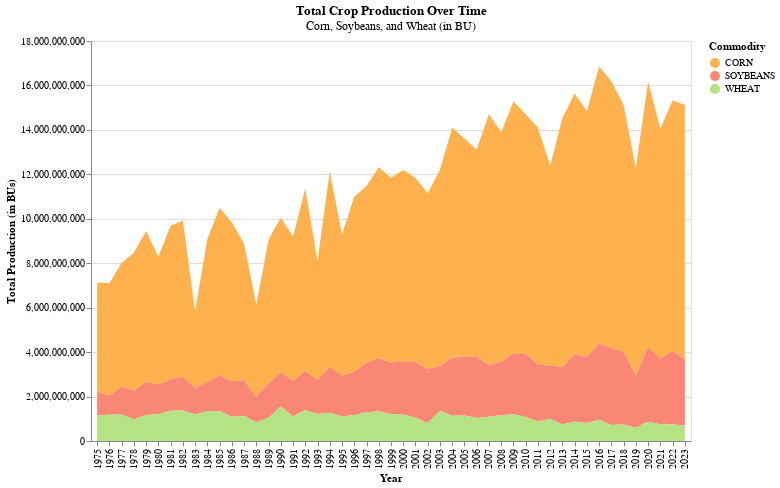

The cell this chart's notebook holds for it:
### Markdown cell above
## Total Production

### Code cell
db_name = 'field_crops.db'
table = 'midwest_key_field_crops_cleaned'

query = f"""
Select 
    commodity_desc,
    year, 
    sum(value) as total_prod
from {table} 
where short_desc != 'CORN, SILAGE - PRODUCTION, MEASURED IN TONS'
and asd_code != 99
and county_ansi != ""
and year >= 1975
group by 
    commodity_desc, year
"""

conn = sqlite3.connect(db_name) 
result = pd.read_sql(query, conn)


# colors for the commodities
color_scale = alt.Scale(domain=['CORN', 'SOYBEANS', 'WHEAT'],
                        range=['#FFB14E', '#FA8775', '#B5E384'])


chart = alt.Chart(result).mark_area().encode(
    x=alt.X('year:O', axis=alt.Axis(title='Year')),
    y=alt.Y('total_prod:Q', axis=alt.Axis(title='Total Production (in BUs)')),
    color=alt.Color('commodity_desc:N', scale=color_scale, legend=alt.Legend(title="Commodity"))
).properties(
    title=alt.TitleParams(
        text='Total Crop Production Over Time',
        subtitle='Corn, Soybeans, and Wheat (in BU)',
        anchor='middle'
    ),
    width=600,
    height=400
)

chart

### Figure 1 — Vega-Lite specification as saved in the notebook (floating-point values rounded to 4 significant figures; data arrays with more than 128 entries replaced by an {"elided": "..."} marker saying what was removed)
{"config": {"view": {"continuousWidth": 300, "continuousHeight": 300}}, "data": {"name": "data-627409206ed700b805c3ddfd002660c4"}, "mark": {"type": "area"}, "encoding": {"color": {"field": "commodity_desc", "legend": {"title": "Commodity"}, "scale": {"domain": ["CORN", "SOYBEANS", "WHEAT"], "range": ["#FFB14E", "#FA8775", "#B5E384"]}, "type": "nominal"}, "x": {"axis": {"title": "Year"}, "field": "year", "type": "ordinal"}, "y": {"axis": {"title": "Total Production (in BUs)"}, "field": "total_prod", "type": "quantitative"}}, "height": 400, "title": {"text": "Total Crop Production Over Time", "anchor": "middle", "subtitle": "Corn, Soybeans, and Wheat (in BU)"}, "width": 600, "$schema": "https://vega.github.io/schema/vega-lite/v5.20.1.json", "datasets": {"data-627409206ed700b805c3ddfd002660c4": {"elided": "147 records"}}}
